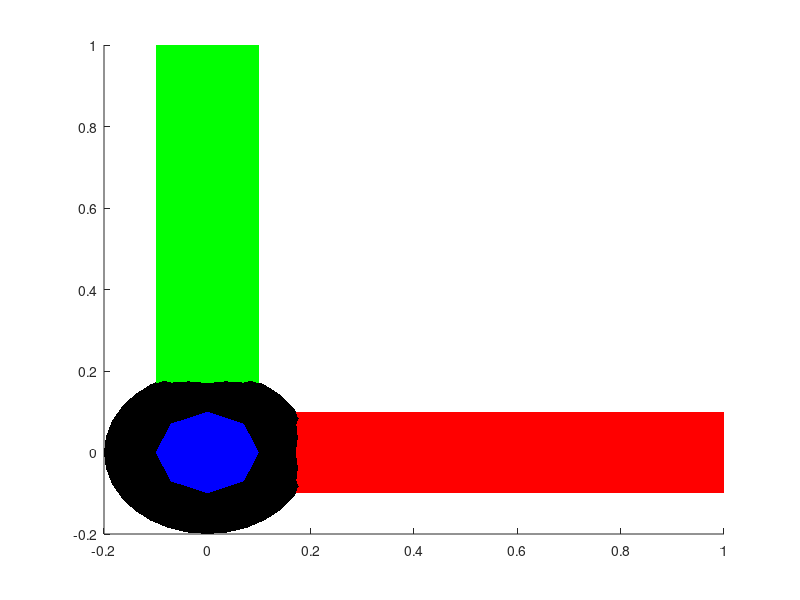

This chart was generated by the following MATLAB code:
function drawAxis3d(varargin)
%DRAWAXIS3D  draw a coordinate system and an origin
%
%   drawAxis3d
%	Adds 3 cylinders to the current axis, corresponding to the directions
%	of the 3 basis vectors Ox, Oy and Oz.
%	Ox vector is red, Oy vector is green, and Oz vector is blue.
%
%   Example
%   drawAxis
%
%   See also
%
%
% ------
% Author: David Legland
% e-mail: david.legland@nantes.inra.fr
% Created: 2007-08-14,    using Matlab 7.4.0.287 (R2007a)
% Copyright 2007 INRA - BIA PV Nantes - MIAJ Jouy-en-Josas.
% Licensed under the terms of the LGPL, see the file "license.txt"

% geometrical data
origin = [0 0 0];
v1 = [1 0 0];
v2 = [0 1 0];
v3 = [0 0 1];

% default parameters
L = 1;
r = L/10;

% extract parameters from input
if ~isempty(varargin)
	L = varargin{1};
end
if length(varargin)>1
	r = varargin{2};
end

% draw 3 cylinders and a ball
hold on;
drawCylinder([origin origin+v1*L r], 8, 'facecolor', 'r', 'edgecolor', 'none');
drawCylinder([origin origin+v2*L r], 8, 'facecolor', 'g', 'edgecolor', 'none');
drawCylinder([origin origin+v3*L r], 8, 'facecolor', 'b', 'edgecolor', 'none');
drawSphere([origin 2*r], 'faceColor', 'black');

